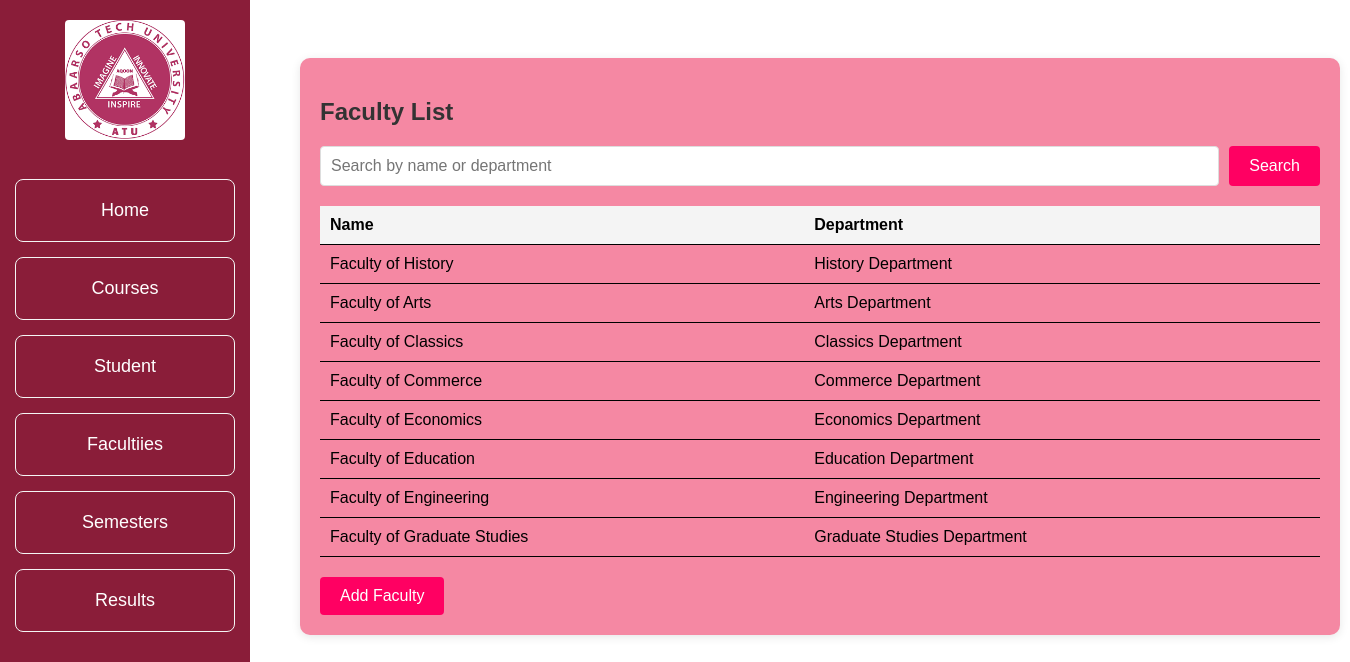
The app's page /faculties/ with its own data.
### uni_app/models.py (models this page shows, shortened)
class Faculty(models.Model):
    name = models.CharField(max_length=100)
    department = models.CharField(max_length=100)
    faculty_id = models.CharField(max_length=20, unique=True)
    course_taught =models.CharField(max_length=100)

### uni_app/views.py (the view)
# urls.py: path('faculties/', faculty_list, name='faculty_list'),
def faculty_list(request):
    query = request.GET.get('q')
    faculties = Faculty.objects.all()
    if query:
        faculties = faculties.filter(name__icontains=query) | faculties.filter(department__icontains=query)
    return render(request, 'faculty_list.html', {'faculties': faculties})

### template/faculty_list.html
{% extends 'base.html' %}
{% load static %}
{% block content %}
<link rel="stylesheet" href="{% static 'css/faculty_list.css' %}">
<div class="con">
    <h2>Faculty List</h2>
    <form method="GET" action="{% url 'faculty_list' %}">
        <input type="text" name="q" placeholder="Search by name or department">
        <button type="submit">Search</button>
    </form>
    <table>
        <thead>
            <tr>
                <th>Name</th>
                <th>Department</th>
            </tr>
        </thead>
        <tbody>
            {% for faculty in faculties %}
                <tr>
                    <td>{{ faculty.name }}</td>
                    <td>{{ faculty.department }}</td>
                </tr>
            {% endfor %}
        </tbody>
    </table>
    <a href="{% url 'add_faculty' %}">Add Faculty</a>
</div>
{% endblock %}

### static/css/style.css (style rules this page uses)
body { margin: 0; font-family: Arial, sans-serif; }

### static/css/faculty_list.css (style rules this page uses)
.con { padding: 20px; background-color: #f588a3; border-radius: 10px; box-shadow: 0 2px 10px rgba(0, 0, 0, 0.1); width: 1000px; margin-left: 300px; }
h2 { margin-bottom: 20px; font-size: 24px; color: #333; }
form { margin-bottom: 20px; display: flex; gap: 10px; }
input[type="text"] { flex: 1; padding: 10px; font-size: 16px; border: 1px solid #ddd; border-radius: 4px; }
button[type="submit"] { padding: 10px 20px; font-size: 16px; color: #fff; background-color: #ff0062; border: none; border-radius: 4px; cursor: pointer; }
table { width: 100%; border-collapse: collapse; margin-bottom: 20px; }
th, td { padding: 10px; text-align: left; border-bottom: 1px solid #000000; }
th { background-color: #f4f4f4; font-weight: bold; }
.con a { display: inline-block; padding: 10px 20px; text-decoration: none; color: #ffffff; border-radius: 4px; background-color: #ff0062; font-size: 16px; }

### records on screen
Faculty: name "Faculty of History", department "History Department"
Faculty: name "Faculty of Arts", department "Arts Department"
Faculty: name "Faculty of Classics", department "Classics Department"
Faculty: name "Faculty of Commerce", department "Commerce Department"
Faculty: name "Faculty of Economics", department "Economics Department"
Faculty: name "Faculty of Education", department "Education Department"
Faculty: name "Faculty of Engineering", department "Engineering Department"
Faculty: name "Faculty of Graduate Studies", department "Graduate Studies Department"
